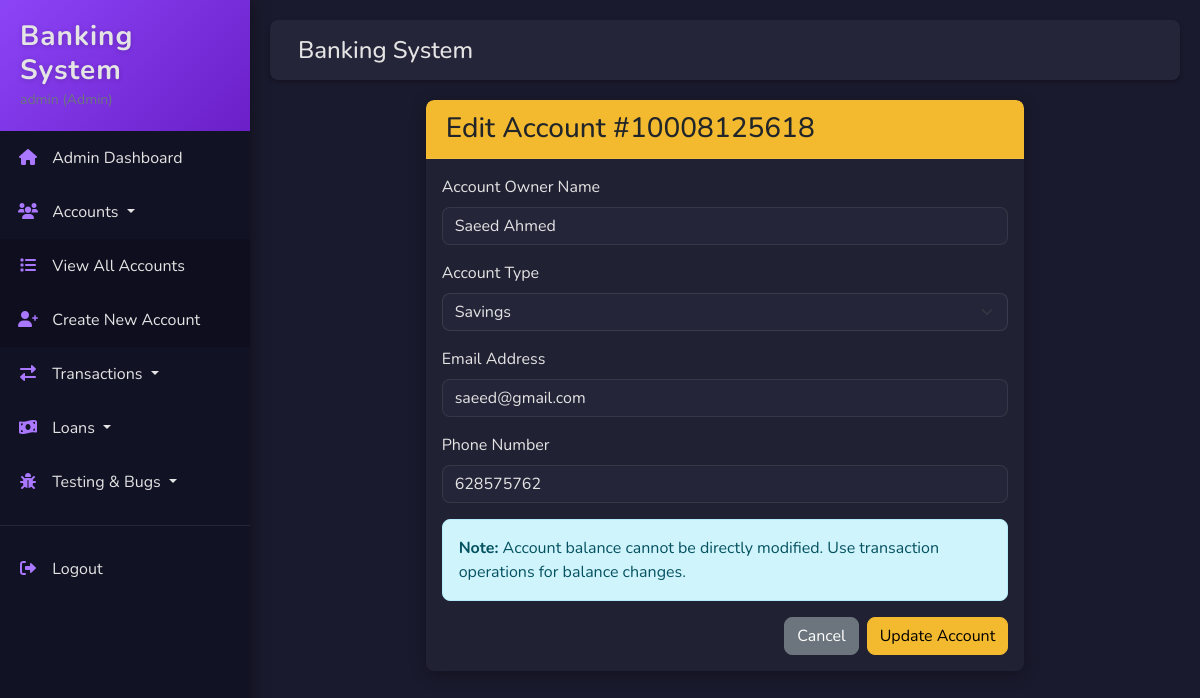
Page /accounts/21/edit (signed in) on the committed database.
### tables this page shows
CREATE TABLE accounts (
                    account_id INTEGER PRIMARY KEY AUTOINCREMENT,
                    account_number TEXT UNIQUE NOT NULL,
                    owner_name TEXT NOT NULL,
                    account_type TEXT NOT NULL,
                    email TEXT,
                    phone_number TEXT,
                    balance REAL NOT NULL DEFAULT 0.0,
                    created_at TIMESTAMP NOT NULL,
                    updated_at TIMESTAMP NOT NULL
                );

### web/app.py (the view, shortened to what this page needs)
@app.route('/accounts/<int:account_id>/edit', methods=['GET', 'POST'])
@admin_required
def edit_account(account_id):
    account = account_manager.get_account(account_id)
    if not account:
        flash('Account not found', 'danger')
        return redirect(url_for('accounts'))
    return render_template('edit_account.html', account=account)

### src/account.py (called while the page is built)
    def get_account(self, account_id):
        query = "SELECT * FROM accounts WHERE account_id = ?"
        account = self.db.execute_query(query, (account_id,), 'one')
        if account:
            return dict(account)
        return None

### src/database.py (called while the page is built)
    def connect(self):
        self.conn = sqlite3.connect(self.db_path)
        self.conn.execute("PRAGMA foreign_keys = ON")
        self.conn.row_factory = sqlite3.Row
        return self.conn

    def close(self):
        if self.conn:
            self.conn.close()
            self.conn = None

    def execute_query(self, query, params=(), fetch_mode=None):
        try:
            conn = self.connect()
            cursor = conn.cursor()
            cursor.execute(query, params)
            if fetch_mode == 'one':
                result = cursor.fetchone()
            elif fetch_mode == 'all':
                result = cursor.fetchall()
            else:
                if query.strip().upper().startswith('INSERT'):
                    result = cursor.lastrowid
                else:
                    result = cursor.rowcount
                conn.commit()
            return result
        except Exception as e:
            if conn and not fetch_mode:
                conn.rollback()
            raise Exception(f"Database query error: {e}")
        finally:
            self.close()

### src/user_manager.py (called while the page is built)
    def get_user_by_id(self, user_id):
        query = "SELECT * FROM users WHERE user_id = ?"
        try:
            return self.db.execute_query(query, (user_id,), fetch_mode='one')
        except Exception as e:
            return None

### web/app.py (called while the page is built)
def admin_required(f):
    @wraps(f)
    def decorated_function(*args, **kwargs):
        if 'user_id' not in session:
            flash('Please log in to access this page.', 'warning')
            return redirect(url_for('login'))
        user = user_manager.get_user_by_id(session['user_id'])
        if not user or user['user_type'] != 'admin':
            flash('Access denied. Admin privileges required.', 'danger')
            return redirect(url_for('dashboard'))
        return f(*args, **kwargs)
    return decorated_function

### web/templates/edit_account.html (shortened to what this page needs)
{% extends 'base.html' %}
{% block content %}
<div class="row">
    <div class="col-md-8 offset-md-2">
        <div class="card">
            <div class="card-header bg-warning text-dark">
                <h3 class="card-title mb-0">Edit Account #{{ account.account_number }}</h3>
            </div>
            <div class="card-body">
                <form method="post" action="{{ url_for('edit_account', account_id=account.account_id) }}">
                    <div class="mb-3">
                        <label for="owner_name" class="form-label">Account Owner Name</label>
                        <input type="text" class="form-control" id="owner_name" name="owner_name" value="{{ account.owner_name }}" required>
                    </div>
                    <div class="mb-3">
                        <label for="account_type" class="form-label">Account Type</label>
                        <select class="form-select" id="account_type" name="account_type" required>
                            <option value="savings" {% if account.account_type == 'savings' %}selected{% endif %}>Savings</option>
                        </select>
                    </div>
                    <div class="mb-3">
                        <label for="email" class="form-label">Email Address</label>
                        <input type="email" class="form-control" id="email" name="email" value="{{ account.email or '' }}">
                    </div>
                    <div class="mb-3">
                        <label for="phone_number" class="form-label">Phone Number</label>
                        <input type="text" class="form-control" id="phone_number" name="phone_number" value="{{ account.phone_number or '' }}">
                    </div>
                    <div class="alert alert-info">
                        <p class="mb-0"><strong>Note:</strong> Account balance cannot be directly modified. Use transaction operations for balance changes.</p>
                    </div>
                    <div class="d-grid gap-2 d-md-flex justify-content-md-end">
                        <a href="{{ url_for('view_account', account_id=account.account_id) }}" class="btn btn-secondary">Cancel</a>
                        <button type="submit" class="btn btn-warning">Update Account</button>
                    </div>
                </form>
            </div>
        </div>
    </div>
</div>
{% endblock %}

### web/templates/base.html (style rules this page uses)
:root { --primary: #8c44f7; --primary-dark: #6a1fc7; --primary-light: #aa77ff; --secondary: #6c757d; --dark: #1a1a2e; --darker: #121225; --light-dark: #25253a; --card-bg: #212134; --text-light: #e4e4e4; --text-gray: #b9b9b9; --success: #48c78e; --info: #4dc4ff; --warning: #f3ba2f; --danger: #ff375f; }
body { min-height: 100vh; overflow-x: hidden; background-color: var(--dark); color: var(--text-light); font-family: 'Nunito', -apple-system, BlinkMacSystemFont, "Segoe UI", Roboto, "Helvetica Neue", Arial, sans-serif; transition: all 0.3s ease; }
.card { border-radius: 0.5rem; border: none; box-shadow: 0 0.25rem 1rem rgba(0, 0, 0, 0.3); background-color: var(--card-bg); color: var(--text-light); overflow: hidden; transition: all 0.3s ease; animation: fadeIn 0.6s; position: relative; }
.card::before { content: ''; position: absolute; top: 0; left: 0; width: 100%; height: 5px; background: linear-gradient(to right, var(--primary), var(--primary-light)); opacity: 0; transition: opacity 0.3s ease; }
.card-header { border-radius: 0.5rem 0.5rem 0 0 !important; padding: 0.75rem 1.25rem; border-bottom: 1px solid rgba(255, 255, 255, 0.1); background-color: rgba(30, 30, 50, 0.5); }
.btn { border-radius: 0.5rem; padding: 0.375rem 0.75rem; transition: all 0.3s ease; position: relative; overflow: hidden; }
.btn:after { content: ''; position: absolute; width: 100%; height: 100%; top: 0; left: -100%; background: linear-gradient(to right, rgba(255,255,255,0) 0%, rgba(255,255,255,0.2) 50%, rgba(255,255,255,0) 100%); transition: all 0.4s ease; }
.btn-warning { background-color: var(--warning); border-color: var(--warning); }
.bg-warning { background-color: var(--warning) !important; }
.form-control, .form-select { border-radius: 0.5rem; background-color: var(--light-dark); border: 1px solid rgba(255, 255, 255, 0.1); color: var(--text-light); transition: all 0.3s ease; }
.alert { border-radius: 0.5rem; animation: fadeInUp 0.5s; }

### rows in the picture
accounts: account_number "10008125618", owner_name "Saeed Ahmed", account_type "Savings", email "saeed@gmail.com", phone_number "628575762"

### other values in the picture
{{ session.username }} "admin"
{{ session.user_type|title }} "Admin"
